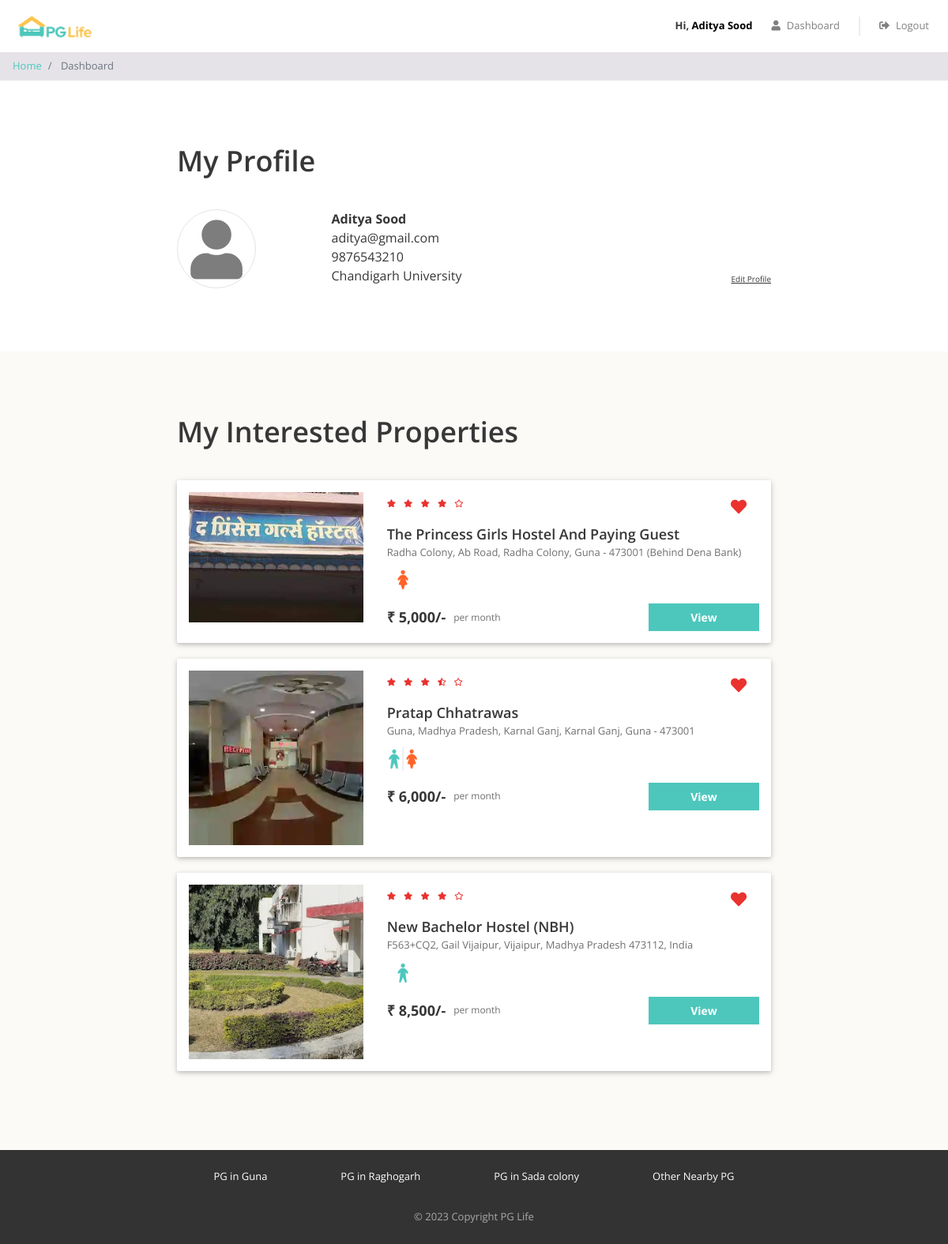
Page /dashboard.php (signed in) on the committed database.
### tables this page shows
CREATE TABLE `users` (
  `id` int(11) NOT NULL,
  `email` varchar(150) NOT NULL,
  `password` varchar(150) NOT NULL,
  `full_name` varchar(150) NOT NULL,
  `phone` varchar(15) NOT NULL,
  `gender` enum('male','female') NOT NULL,
  `college_name` varchar(255) NOT NULL
);

CREATE TABLE `interested_users_properties` (
  `id` int(11) NOT NULL,
  `user_id` int(11) NOT NULL,
  `property_id` int(11) NOT NULL
);

CREATE TABLE `properties` (
  `id` int(11) NOT NULL,
  `city_id` int(11) NOT NULL,
  `name` varchar(150) NOT NULL,
  `address` varchar(255) NOT NULL,
  `description` longtext NOT NULL,
  `gender` enum('male','female','unisex') NOT NULL,
  `rent` int(11) NOT NULL,
  `rating_clean` float(2,1) NOT NULL,
  `rating_food` float(2,1) NOT NULL,
  `rating_safety` float(2,1) NOT NULL
);

### dashboard.php (the view, shortened to what this page needs)
<?php
require "includes/database_connect.php";
$user_id = $_SESSION['user_id'];
$sql_1 = "SELECT * FROM users WHERE id = $user_id";
$result_1 = mysqli_query($conn, $sql_1);
$user = mysqli_fetch_assoc($result_1);
$sql_2 = "SELECT *
            FROM interested_users_properties iup
            INNER JOIN properties p ON iup.property_id = p.id
            WHERE iup.user_id = $user_id";
$result_2 = mysqli_query($conn, $sql_2);
$interested_properties = mysqli_fetch_all($result_2, MYSQLI_ASSOC);
?>
<!DOCTYPE html>
<html lang="en">
<head>
    <?php
    include "includes/head_links.php";
    ?>
    <link href="css/dashboard.css" rel="stylesheet" />
</head>
<body>
    <?php
    include "includes/header.php";
    ?>
    <nav aria-label="breadcrumb">
        <ol class="breadcrumb py-2">
            <li class="breadcrumb-item">
                <a href="index.php">Home</a>
            </li>
            <li class="breadcrumb-item active" aria-current="page">
                Dashboard
            </li>
        </ol>
    </nav>
    <div class="my-profile page-container">
        <h1>My Profile</h1>
        <div class="row">
            <div class="col-md-3 profile-img-container">
                <i class="fas fa-user profile-img"></i>
            </div>
            <div class="col-md-9">
                <div class="row no-gutters justify-content-between align-items-end">
                    <div class="profile">
                        <div class="name"><?= $user['full_name'] ?></div>
                        <div class="email"><?= $user['email'] ?></div>
                        <div class="phone"><?= $user['phone'] ?></div>
                        <div class="college"><?= $user['college_name'] ?></div>
                    </div>
                    <div class="edit">
                        <div class="edit-profile">Edit Profile</div>
                    </div>
                </div>
            </div>
        </div>
    </div>
    <?php
    if (count($interested_properties) > 0) {
    ?>
        <div class="my-interested-properties">
            <div class="page-container">
                <h1>My Interested Properties</h1>
                <?php
                foreach ($interested_properties as $property) {
                    $property_images = glob("img/properties/" . $property['id'] . "/*");
                ?>
                    <div class="property-card property-id-<?= $property['id'] ?> row">
                        <div class="image-container col-md-4">
                            <img src="<?= $property_images[0] ?>" />
                        </div>
                        <div class="content-container col-md-8">
                            <div class="row no-gutters justify-content-between">
                                <?php
                                $total_rating = ($property['rating_clean'] + $property['rating_food'] + $property['rating_safety']) / 3;
                                $total_rating = round($total_rating, 1);
                                ?>
                                <div class="star-container" title="<?= $total_rating ?>">
                                    <?php
                                    $rating = $total_rating;
                                    for ($i = 0; $i < 5; $i++) {
                                        if ($rating >= $i + 0.8) {
                                    ?>
                                            <i class="fas fa-star"></i>
                                        <?php
                                        } elseif ($rating >= $i + 0.3) {
                                        ?>
                                            <i class="fas fa-star-half-alt"></i>
                                        <?php
                                        } else {
                                        ?>
                                            <i class="far fa-star"></i>
                                    <?php
                                        }
                                    }
                                    ?>
                                </div>
                                <div class="interested-container">
                                    <i class="is-interested-image fas fa-heart" property_id="<?= $property['id'] ?>"></i>
                                </div>
                            </div>
                            <div class="detail-container">
                                <div class="property-name"><?= $property['name'] ?></div>
                                <div class="property-address"><?= $property['address'] ?></div>
                                <div class="property-gender">
                                    <?php
                                    if ($property['gender'] == "male") {
                                    ?>
                                        <img src="img/male.png">
                                    <?php
                                    } elseif ($property['gender'] == "female") {
                                    ?>
                                        <img src="img/female.png">
                                    <?php
                                    } else {
                                    ?>
                                        <img src="img/unisex.png">
                                    <?php
                                    }
                                    ?>
                                </div>
                            </div>
                            <div class="row no-gutters">
                                <div class="rent-container col-6">
                                    <div class="rent">₹ <?= number_format($property['rent']) ?>/-</div>
                                    <div class="rent-unit">per month</div>
                                </div>
                                <div class="button-container col-6">
                                    <a href="property_detail.php?property_id=<?= $property['id'] ?>" class="btn btn-primary">View</a>
                                </div>
                            </div>
                        </div>
                    </div>
                <?php
                }
                ?>
            </div>
        </div>
    <?php
    }
    ?>
    <?php
    include "includes/footer.php";
    ?>
</body>
</html>

### css/common.css (style rules this page uses)
* { box-sizing: border-box; font-family: 'Open Sans', sans-serif; }
body { color: #373737; font-size: 16px; position: relative; }
h1, h2, h3, h4, h5, h6 { font-weight: 600; }
h1 { font-size: 36px; margin-bottom: 40px; }
.btn-primary, .btn-warning, .btn-danger { color: white; font-weight: bold; }
.breadcrumb { background-color: #e5e3e8; font-size: 13px; border-radius: 0px; margin-bottom: 0px; }
.page-container { max-width: 800px; padding: 80px 24px; margin: auto; }

### css/dashboard.css (style rules this page uses)
.profile-img { color: #7d7d7d; font-size: 75px; text-align: center; border: 1px solid #e4e4e4; border-radius: 50%; height: 100px; width: 100px; line-height: 100px; }
.profile .name { font-weight: bold; }
.edit-profile { font-size: 10px; text-decoration: underline; cursor: pointer; }
.my-interested-properties { background-color: #fcfaf7; }
.property-card { background-color: #ffffff; border-radius: 2px; padding: 15px 0px; margin: 20px auto; box-shadow: 0 2px 5px 0 rgba(0, 0, 0, 0.16), 0 2px 10px 0 rgba(0, 0, 0, 0.12); }
.image-container { text-align: center; }
.image-container img { width: 100%; max-width: 300px; }
.star-container i { color: #EA322E; font-size: 10px; margin-right: 6px; }
.interested-container { text-align: center; padding: 8px 16px; }
.interested-container i { color: #EA322E; font-size: 20px; cursor: pointer; }
.detail-container { padding-bottom: 10px; }
.property-name { font-size: 18px; font-weight: 600; }
.property-address { color: #6f6f6f; font-size: 13px; padding-bottom: 5px; }
.property-gender img { width: 40px; }
.rent-container { display: flex; align-items: center; }
.rent { font-size: 18px; font-weight: bold; padding-right: 10px; }
.rent-unit { color: #6f6f6f; font-size: 12px; }
.button-container .btn { font-size: 14px; border-radius: 0px; width: 140px; float: right; }

### rows in the picture
users: full_name "Aditya Sood", email "aditya@gmail.com", phone "9876543210", college_name "Chandigarh University"
interested_users_properties: shows a picture, property.name "The Princess Girls Hostel And Paying Guest", property.address "Radha Colony, Ab Road, Radha Colony, Guna - 473001 (Behind Dena Bank)", property.rent "5,000"
interested_users_properties: shows a picture, property.name "Pratap Chhatrawas", property.address "Guna, Madhya Pradesh, Karnal Ganj, Karnal Ganj, Guna - 473001", property.rent "6,000"
interested_users_properties: shows a picture, property.name "New Bachelor Hostel (NBH)", property.address "F563+CQ2, Gail Vijaipur, Vijaipur, Madhya Pradesh 473112, India", property.rent "8,500"

### other values in the picture
$_SESSION["full_name"] "Aditya Sood"
